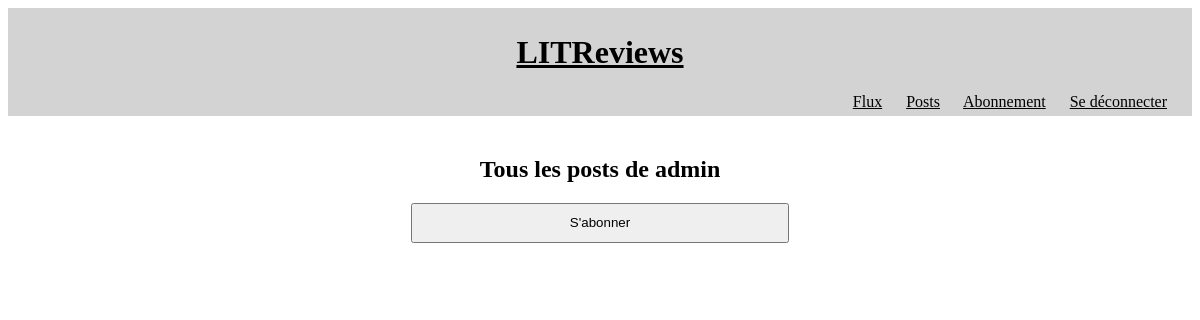
Before: /posts/3 (signed in) with the older database file.
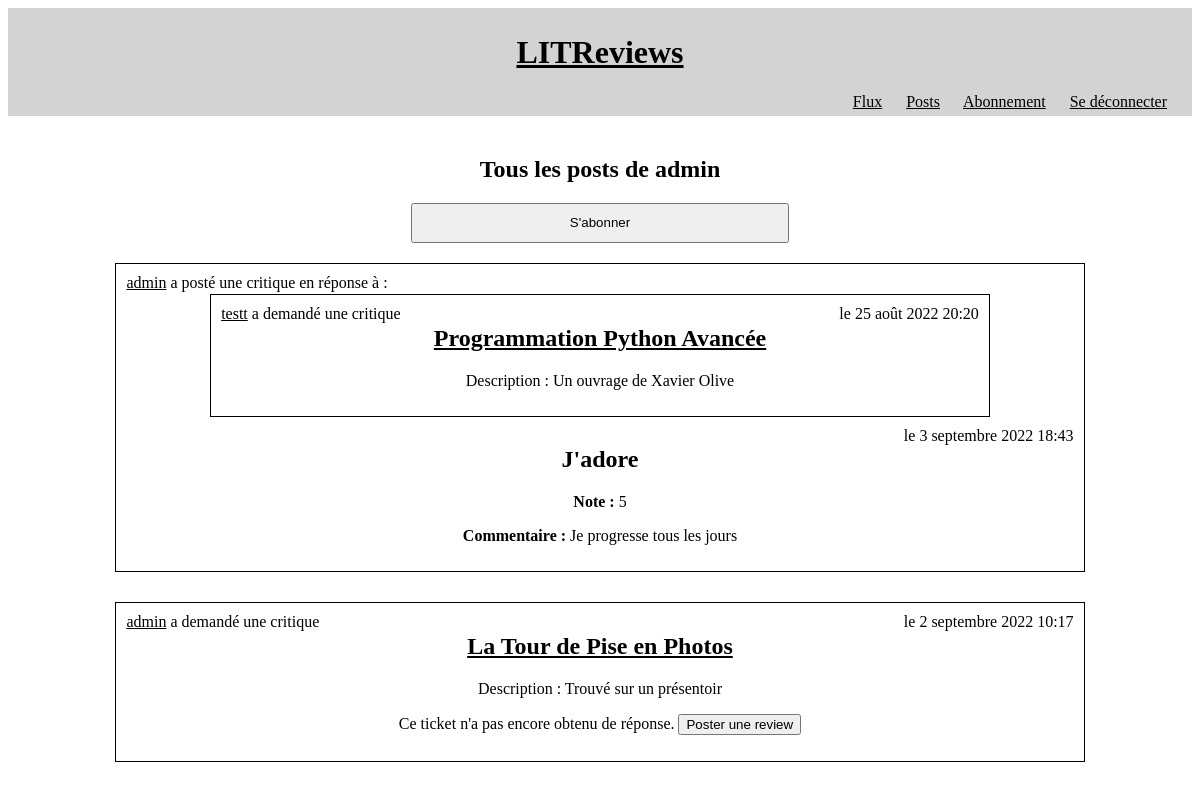
After: the same page with the newer database file.
### authentication/models.py (models this page shows)
class User(AbstractUser):
    follows = models.ManyToManyField('self',
                                     through=UserFollows,
                                     through_fields=('user', 'followed_user'),
                                     )

### reviews/models.py (models this page shows, shortened)
class Review(models.Model):
    rating_choices = [(0, 0), (1, 1), (2, 2), (3, 3), (4, 4), (5, 5)]
    ticket = models.ForeignKey(to=Ticket,
                               on_delete=models.CASCADE)
    headline = models.CharField(max_length=128,
                                verbose_name="Titre")
    rating = models.PositiveSmallIntegerField(
        verbose_name="Note",
        choices=rating_choices,
        default=rating_choices[3])
    body = models.CharField(max_length=8192,
                            blank=True,
                            verbose_name="Commentaire")
    user = models.ForeignKey(to=settings.AUTH_USER_MODEL,
                             on_delete=models.CASCADE)
    objects = models.Manager()
    time_created = models.DateTimeField(auto_now_add=True)

class Ticket(models.Model):
    title = models.CharField(verbose_name="Titre", max_length=128)
    description = models.CharField(max_length=2048)
    user = models.ForeignKey(to=settings.AUTH_USER_MODEL,
                             on_delete=models.CASCADE)
    image = models.ImageField(null=True,
                              blank=True)
    time_created = models.DateTimeField(auto_now_add=True)
    objects = models.Manager()

### reviews/views.py (the view)
class PostsList(LoginRequiredMixin, View):
    template_name = 'reviews/posts.html'
    def get(self, request, user_id=None):
        if user_id is None:
            user_id = request.user.id
        posts_user = User.objects.get(id=user_id)
        tickets = Ticket.objects.all().filter(user=posts_user)
        reviews = Review.objects.all().filter(user=posts_user)
        posts = sorted(chain(reviews, tickets),
                       key=lambda x: x.time_created,
                       reverse=True)
        bool_followed = posts_user in request.user.follows.all()
        return render(request,
                      self.template_name,
                      context={'posts': posts,
                               'posts_user': posts_user,
                               'followed': bool_followed})

### reviews/templatetags/blog_extra.py (called while the page is built)
@register.filter
def is_review(instance):
    return type(instance).__name__ == "Review"

@register.filter
def is_ticket(instance):
    return type(instance).__name__ == "Ticket"

### reviews/templates/reviews/posts.html
{% extends 'base.html' %}
{% block content %}
<div class="large">
<h2>
    {% if posts_user == request.user %}
    Tous vos posts</h2>
    {% else %}
    Tous les posts de {{ posts_user.username }}</h2>
        {% if followed %}
    <a class="medium" href="{% url 'unfollow' posts_user.id %}"><button class="medium">Se désabonner</button></a>
        {% else %}
    <a class="medium" href="{% url 'follow' posts_user.id %}"><button class="medium">S'abonner</button></a>
        {% endif %}
    {% endif %}
</div>
{% include 'reviews/partials/posts_list.html' %}
{% endblock content %}

### templates/base.html (shortened to what this page needs)
{% load static %}
<html>
    <head>
        <link rel="stylesheet" href="{% static 'LITReview/styles.css' %}" />
    </head>
    <body>
        <div class="header">
            <h1><a href="{% url 'home' %}">LITReviews</a></h1>
            <nav>
    {% if user.is_authenticated %}
        <a href="{% url 'home' %}">Flux</a>
        <a href="{% url 'posts' user.id %}">Posts</a>
        <a href="{% url 'following' %}">Abonnement</a>
        <a href="{% url 'logout' %}">Se déconnecter</a>
{% else %}
        <a href="{% url 'signup' %}">S'inscrire</a>
        <a href="{% url 'login' %}">Se connecter</a>
{% endif %}
            </nav>
        </div>
    <div class="content">
        {% block content %}{% endblock content %}
    </div>
    </body>
</html>

### reviews/templates/reviews/partials/posts_list.html
{% load blog_extra %}
{% for post in posts %}
    {% if post|is_review %}
        {% include 'reviews/partials/review-block.html' with review=post %}
    {% elif post|is_ticket %}
        {% include 'reviews/partials/ticket-block.html' with ticket=post %}
    {% endif %}
{% endfor %}

### reviews/templates/reviews/partials/review-block.html (shortened to what this page needs)
<div class="block large">
  <div class="legend">
    {% if review.user == user %}
    Vous avez
    {% else %}
    <a href="{% url 'posts' review.user.id %}">{{ review.user.username }}</a> a
    {% endif %}
    posté une critique en réponse à :
</div>
{% include 'reviews/partials/ticket-block.html' with ticket=review.ticket condensed=True %}
<p class="floating">le {{ review.time_created }}</p>
        <h2>{{ review.headline }}</h2>
        <p><strong>Note : </strong>{{ review.rating }}</p>
        <p><strong>Commentaire : </strong>{{ review.body }}</p>
    {% if review.user == user %}
        {% url 'modify_review' review.ticket.id review.id as link %}
    {% endif %}
    </div>

### reviews/templates/reviews/partials/ticket-block.html (shortened to what this page needs)
<div class="block large">
    <div class="legend">
        {% if ticket.user == user %}
        Vous avez
        {% else %}
        <a href="{% url 'posts' ticket.user.id %}">{{ ticket.user.username }}</a> a
        {% endif %}
        demandé une critique
    </div>
    <p class="floating">le {{ ticket.time_created }}</p>
    <h2><a href="{% url 'ticket-detail' ticket.id %}">{{ ticket.title }}</a></h2>
    <p>Description : {{ ticket.description }}</p>
    {% if not condensed %}
        {% for review in ticket.review_set.all %}
                <p>Ce ticket a reçu une réponse : <a href="{% url 'review-detail' review.id %}">{{ review.headline }}</a></p>
        {% empty %}
                <p>Ce ticket n'a pas encore obtenu de réponse. <a href="{% url 'add_review_to_ticket' ticket.id %}"><button formaction="" form="">Poster une review</button></a></p>
        {% endfor %}
    {% endif %}
    {% if ticket.user == user %}
        {% url 'modify_ticket' ticket.id as link %}
    {% endif %}
</div>

### static/LITReview/styles.css (style rules this page uses)
.header { background-color: lightgray; min-height: 60px; text-align: center; padding: 5px; }
* :visited, * :link { color: black; }
nav { text-align: end; }
nav a { margin-right: 20px; bottom: 10px; }
.content { margin-top: 20px; display: flex; justify-content: space-evenly; align-items: inherit; flex-wrap: wrap; }
.block { min-width: 45%; display: inline-block; border: 1px solid black; padding: 10px; margin-top: 20px; margin-bottom: 10px; margin-left: 10px; margin-right: 10px; text-align: center; }
.large { min-width: 80%; text-align: center; }
.medium { text-align: center; min-width: 40%; min-height: 40px; }
.legend { position:absolute; }
.floating { float: right; margin: auto; }

Changed rows visible on the page:
added Review: user.username "admin", time_created "3 septembre 2022 18:43", headline "J'adore", rating "5", body "Je progresse tous les jours"
now on this page (row unchanged): Ticket: user.username "testt", time_created "25 août 2022 20:20", title "Programmation Python Avancée", description "Un ouvrage de Xavier Olive"
added Ticket: user.username "admin", time_created "2 septembre 2022 10:17", title "La Tour de Pise en Photos", description "Trouvé sur un présentoir", shows "Ce ticket n'a pas encore obtenu de réponse."
